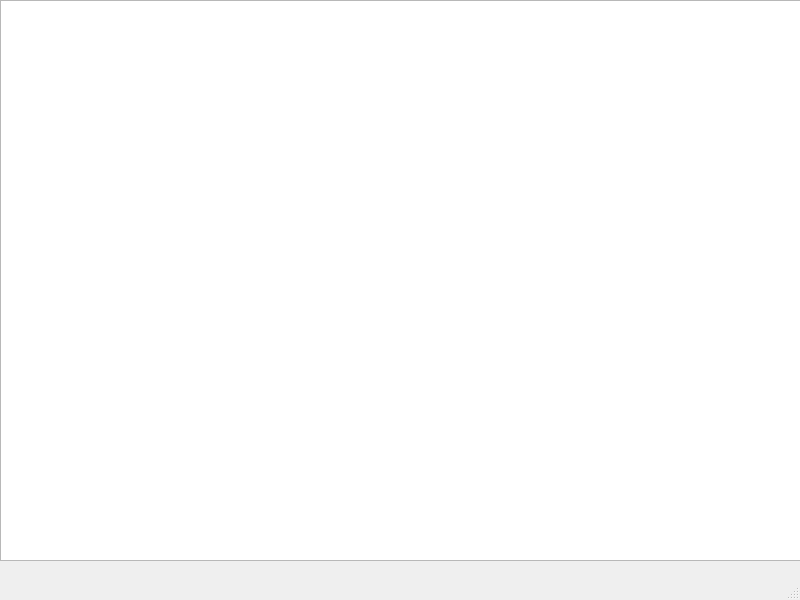
<?xml version="1.0" encoding="UTF-8"?>
<ui version="4.0">
 <class>SecondWindow</class>
 <widget class="QMainWindow" name="SecondWindow">
  <property name="geometry">
   <rect>
    <x>0</x>
    <y>0</y>
    <width>800</width>
    <height>600</height>
   </rect>
  </property>
  <property name="windowTitle">
   <string>Table view</string>
  </property>
  <widget class="QWidget" name="centralwidget">
   <widget class="QTableWidget" name="tableWidget">
    <property name="geometry">
     <rect>
      <x>0</x>
      <y>0</y>
      <width>801</width>
      <height>561</height>
     </rect>
    </property>
   </widget>
  </widget>
  <widget class="QMenuBar" name="menubar">
   <property name="geometry">
    <rect>
     <x>0</x>
     <y>0</y>
     <width>800</width>
     <height>21</height>
    </rect>
   </property>
  </widget>
  <widget class="QStatusBar" name="statusbar"/>
 </widget>
 <resources/>
 <connections/>
</ui>
